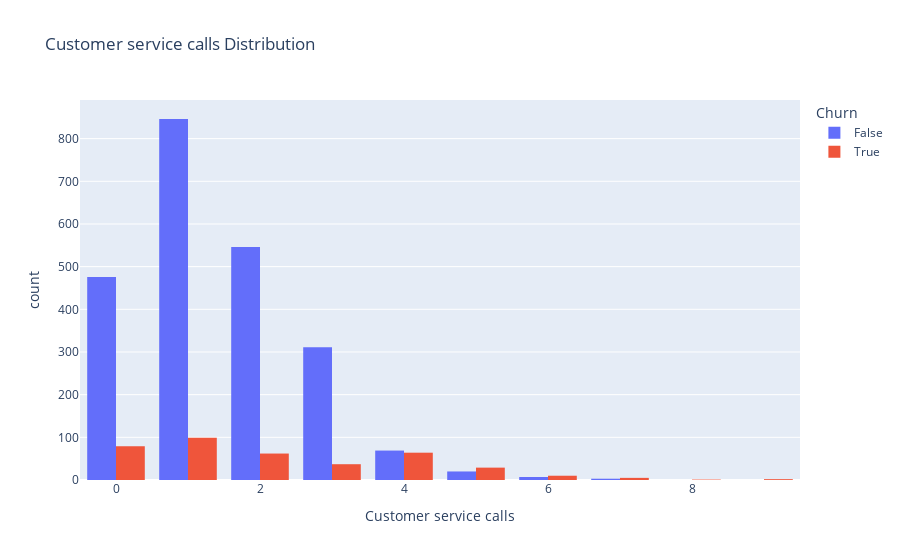

Notebook source saved alongside this figure:
### Markdown cell above
Most of the customers are no using the Voice mail plan.

### Code cell
fig = px.histogram(df, x = 'Customer service calls',
                   color = 'Churn',
                   title='Customer service calls Distribution',
                  barmode='group')
fig.show()

### Figure 1 — Plotly figure (JSON) as saved in the notebook; plotly's stock layout.template omitted (floating-point values rounded to 4 significant figures; data arrays with more than 128 entries replaced by an {"elided": "..."} marker saying what was removed)
{"data": [{"alignmentgroup": "True", "bingroup": "x", "hovertemplate": "Churn=False<br>Customer service calls=%{x}<br>count=%{y}<extra></extra>", "legendgroup": "False", "marker": {"color": "#636efa", "pattern": {"shape": ""}}, "name": "False", "offsetgroup": "False", "orientation": "v", "showlegend": true, "type": "histogram", "x": {"elided": "2278 int values"}, "xaxis": "x", "yaxis": "y"}, {"alignmentgroup": "True", "bingroup": "x", "hovertemplate": "Churn=True<br>Customer service calls=%{x}<br>count=%{y}<extra></extra>", "legendgroup": "True", "marker": {"color": "#EF553B", "pattern": {"shape": ""}}, "name": "True", "offsetgroup": "True", "orientation": "v", "showlegend": true, "type": "histogram", "x": {"elided": "388 int values"}, "xaxis": "x", "yaxis": "y"}], "layout": {"autosize": true, "barmode": "group", "legend": {"title": {"text": "Churn"}, "tracegroupgap": 0}, "title": {"text": "Customer service calls Distribution"}, "xaxis": {"anchor": "y", "autorange": true, "domain": [0, 1], "range": [-0.5, 9.5], "title": {"text": "Customer service calls"}, "type": "linear"}, "yaxis": {"anchor": "x", "autorange": true, "domain": [0, 1], "range": [0, 890.5], "title": {"text": "count"}}}}
